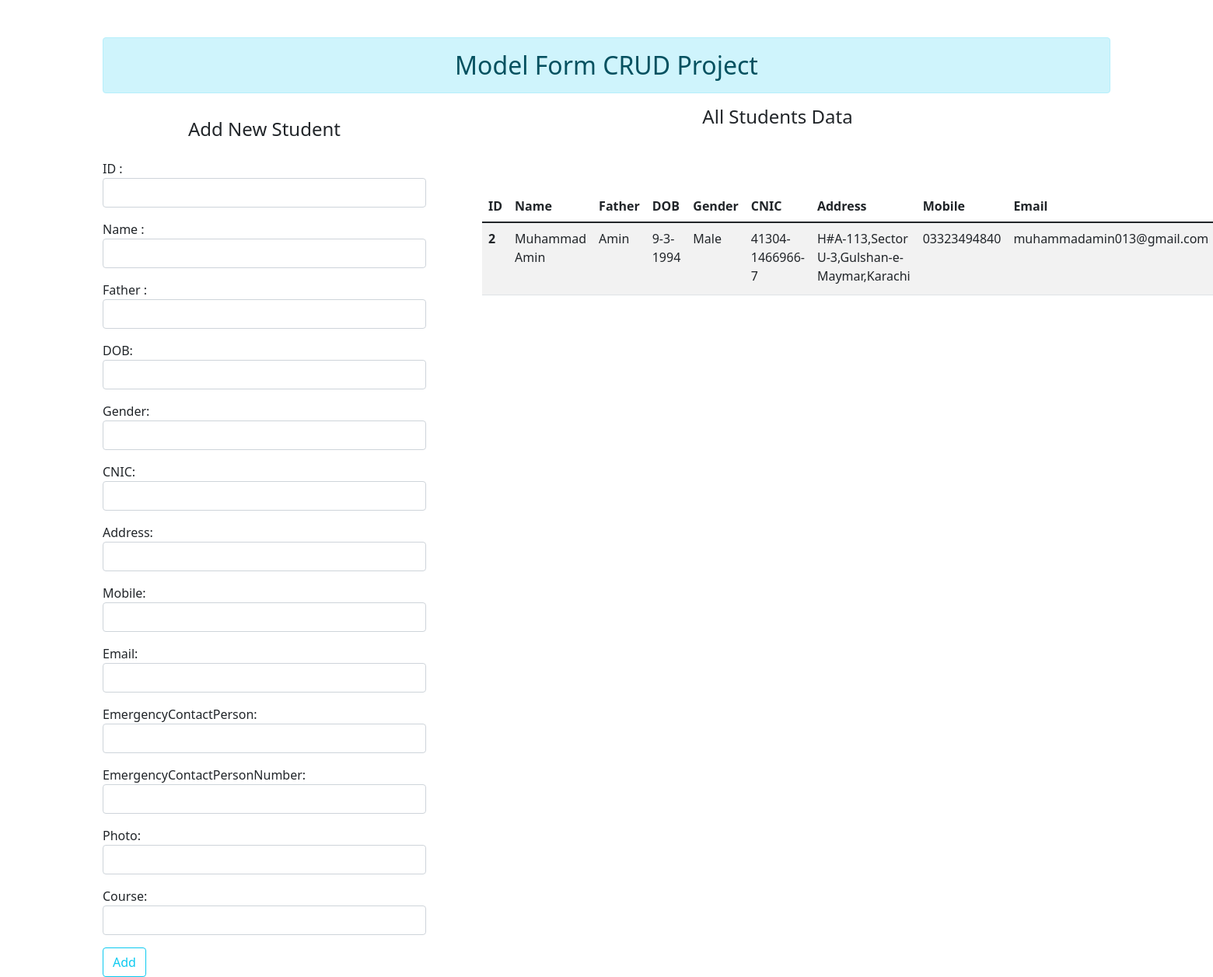
The page / on the database its author committed.
### formApp/models.py (models this page shows, shortened)
class addStd(models.Model):
    stdID=models.IntegerField(primary_key=True)
    stdName=models.CharField(max_length=25)
    stdFather=models.CharField(max_length=20)
    stdDOB=models.CharField(max_length=25)
    stdGender=models.CharField(max_length=25,null=True, blank=True)
    stdCNIC=models.CharField(max_length=20,null=True, blank=True)
    stdAddress=models.CharField(max_length=100,null=True, blank=True)
    stdMobile=models.CharField(max_length=25,null=True, blank=True)
    stdEmail=models.EmailField(max_length=30,null=True, blank=True)
    stdEmergencyContactPerson=models.CharField(max_length=25,null=True, blank=True)
    stdEmergencyContactPersonNumber=models.CharField(max_length=25,null=True, blank=True)
    stdPhoto=models.CharField(max_length=25,null=True, blank=True)
    stdCourse=models.CharField(max_length=20,null=True, blank=True)

### formApp/views.py (the view)
# urls.py: path('',views.base,name='base'),
def base(request):
    if request.method=='POST':
        form=addStdForm(request.POST)
        if form.is_valid():
            form.save()
            form=addStdForm()
    else:
        form=addStdForm()
    allDbData=addStd.objects.all()
    context={'form':form,'allDbData':allDbData}
    return render(request,'formApp/base.html',context)

### formApp/templates/formApp/base.html (shortened to what this page needs)
<!DOCTYPE html>
{%load static %}
<html lang="en">
<head>
  <link rel='stylesheet' href='{%static "formApp/css/all.min.css"%}'>
  <link rel='stylesheet' href='{%static "formApp/css/bootstrap.css"%}'>
  <link rel='stylesheet' href='{%static "formApp/css/custom.css"%}'>
</head>
<body>
<div class="container mt-5">
    <h2 class="text-center alert alert-info">Model Form CRUD Project</h2>
    {%block content%}
<div class="row">
    <div class="col-sm-4">
    <h4 class="text-center mt-3">Add New Student</h4>
    <form action="" class="mt-4" method="POST">{% csrf_token %}
        {{form.as_p}}
       <div> <input type="submit" class="basebtn btn btn-outline-info" value="Add"></div>
    </form>
    </div>
    <div class="col-sm-8">
        <h4 class="text-center mt-10">All Students Data</h4>
        {%if allDbData%}
        <table class="table table-striped table-hover mx-5">
            <thead>
                <tr>
                    <th>ID</th>
                    <th>Name</th>
                    <th>Father</th>
                    <th>DOB</th>
                    <th>Gender</th>
                    <th>CNIC</th>
                    <th>Address</th>
                    <th>Mobile</th>
                    <th>Email</th>
                </tr>
            </thead>
            <tbody>
                {%for rowData in allDbData%}
                <tr>
                    <th scope="row">{{rowData.stdID}}</th>
                    <td>{{rowData.stdName}}</td>
                    <td>{{rowData.stdFather}}</td>
                    <td>{{rowData.stdDOB}}</td>
                    <td>{{rowData.stdGender}}</td>
                    <td>{{rowData.stdCNIC}}</td>
                    <td>{{rowData.stdAddress}}</td>
                    <td>{{rowData.stdMobile}}</td>
                    <td>{{rowData.stdEmail}}</td>
                </tr>
                {%endfor%}
            </tbody>
          </table>
        {%else%}
        <h3 class="mx-5">No Data</h3>
        {%endif%}
    </div>
</div>
    {%endblock content%}
</div>
</body>
</html>

### formApp/static/formApp/css/custom.css (style rules this page uses)
.basebtn { margin: right 37px; }

### rows shown on the page
addStd: stdID "2", stdName "Muhammad Amin", stdFather "Amin", stdDOB "9-3-1994", stdGender "Male", stdCNIC "41304-1466966-7", stdAddress "H#A-113,Sector U-3,Gulshan-e-Maymar,Karachi", stdMobile "03323494840", stdEmail "muhammadamin013@gmail.com"
